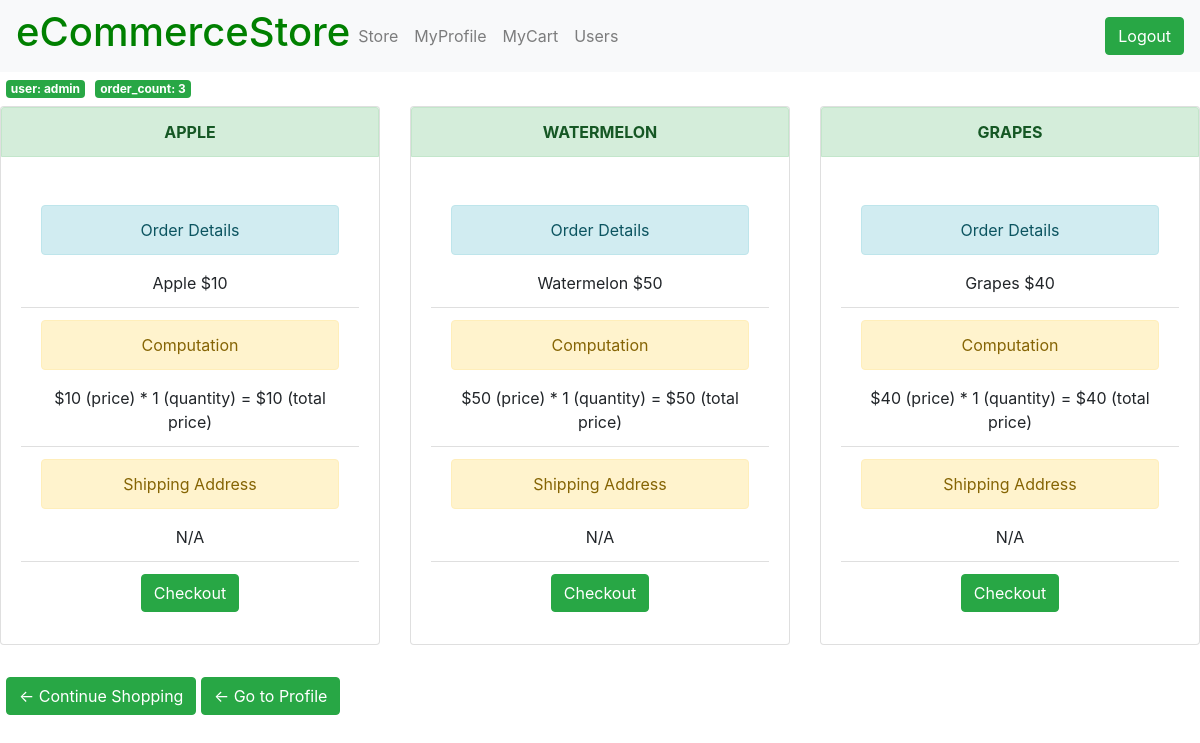
The page /store/cart/ (signed in) on the database its author committed.
### store/models.py (models this page shows, shortened)
class Order(models.Model):
    user = models.ForeignKey(User, null=True, on_delete=models.DO_NOTHING)
    product = models.ForeignKey(Product, null=True, on_delete=models.DO_NOTHING)
    current_user = models.CharField(max_length=100, null=True)
    product_name = models.CharField(max_length=100, null=True)
    product_price = models.IntegerField(default=0, null=True)
    quantity = models.IntegerField(default=0, null=True)
    total_price = models.IntegerField(default=0, null=True)
    shipping_address = models.CharField(max_length=100, null=True)

### store/views.py (the view)
def cart(request):
    current_user = request.user
    myOrders = Order.objects.filter(current_user=current_user)
    orderCount = Order.objects.filter(current_user=current_user).count()
    context = {'current_user': current_user, 'myOrders': myOrders, 'orderCount': orderCount}
    return render(request, 'store/cart.html', context)

### store/templates/store/cart.html (shortened to what this page needs)
{% extends 'store/base_logged_in.html' %}
{% load static %}
{% block content %}
    <span class="badge bg-success margin white">user: {{ current_user.username }}</span>
    <span class="badge bg-success margin white">order_count: {{ orderCount }}</span>
    {% if orderCount == 0 %}
        <div class="alert alert-primary" role="alert">
            Oops! No order placed yet!
        </div>
    {% else %}
        <div class="row row-cols-1 row-cols-md-3 g-4">
            {% for myOrder in myOrders %}
                <div class="col">
                    <div class="card">
                        <div class="card-header alert alert-success textCenter" role="alert"><strong>{{ myOrder.product_name }}</strong></div>
                        <div class="card-body">
                            <ul class="list-group list-group-flush">
                                <li class="list-group-item textCenterTwo">
                                    <div class="alert alert-info textCenterTwo" role="alert">Order Details</div>
                                    {{ myOrder.product_name }} ${{ myOrder.product_price }}
                                </li>
                                <li class="list-group-item textCenterTwo">
                                    <div class="alert alert-warning" role="alert">Computation</div>
                                    ${{ myOrder.product_price }} (price) * {{ myOrder.quantity }} (quantity) = ${{ myOrder.total_price }} (total price)
                                </li>
                                <li class="list-group-item textCenterTwo">
                                    <div class="alert alert-warning" role="alert">Shipping Address</div>
                                    {{ myOrder.shipping_address }}
                                </li>
                                <li class="list-group-item textCenterTwo">
                                    <a class="btn btn-success" href="{% url 'store:checkout' myOrder.id %}">Checkout</a>
                                </li>
                            </ul>
                        </div>
                    </div>
                    <br>
                </div>
            {% endfor %}
        </div>
    {% endif %}
    <div class="margin">
        <a class="btn btn-success" href="{% url 'store:mystore' %}">&#x2190; Continue Shopping</a>
        <a class="btn btn-success" href="{% url 'store:profile' %}">&#x2190; Go to Profile</a>
    </div>
{% endblock content %}

### store/static/store/style.css (style rules this page uses)
.margin { margin: 1vh 0px 1vh 0.5vw; }
.white { color: white; }
.textCenter { text-align: center; text-transform: uppercase; }
.textCenterTwo { text-align: center; }
::placeholder { text-align: center; font-style: italic; }

### rows shown on the page
Order: product_name "APPLE", product_name "Apple", product_price "10", quantity "1", total_price "10", shipping_address "N/A"
Order: product_name "WATERMELON", product_name "Watermelon", product_price "50", quantity "1", total_price "50", shipping_address "N/A"
Order: product_name "GRAPES", product_name "Grapes", product_price "40", quantity "1", total_price "40", shipping_address "N/A"

### other values the page prints
{{ current_user.username }} "admin"
{{ orderCount }} "3"
